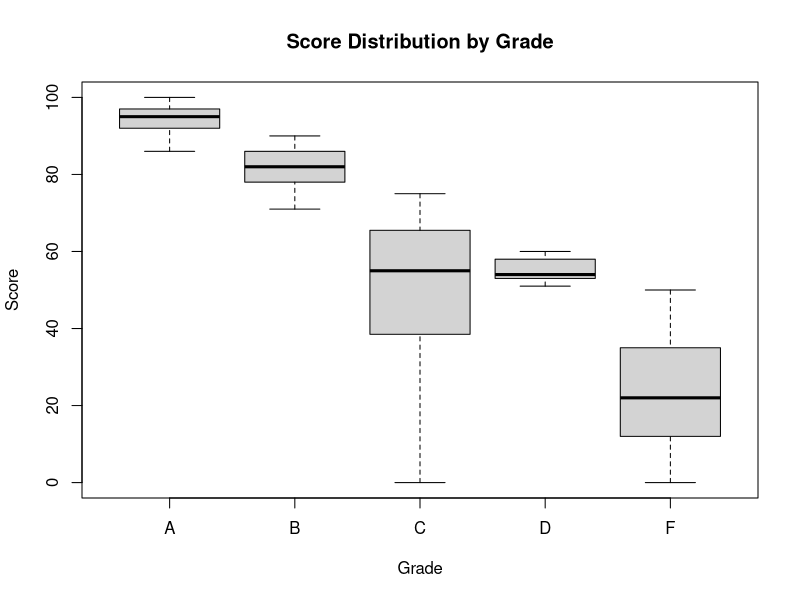

Write the R code that produced this figure. (Note: this script raises an error after producing the figure.)
getwd()
setwd("/Users/hetpatel/Data101Fall2024/Data101Fall2024/Assignments/Prediction_Challenge_1")
train <- read.csv("MoodyTrain2024.csv")
test <- read.csv("MoodyTestStudents24.csv")
submission <- read.csv("submission2024.csv")

#structure of data
str(train)
summary(train)
colnames(train)

#boxplots to visualize distribution of Score across Grade and identify overlap areas
boxplot(Score ~ Grade, data = train, main = "Score Distribution by Grade", xlab = "Grade", ylab = "Score")


table(train$Major, train$Grade)
table(train[train$Score > 80, ]$Grade)

#score-based decision model
#decision <- rep('F', nrow(train))
#decision[train$Score > 50] <- 'D'
#decision[train$Score > 60] <- 'C'
#decision[train$Score > 75] <- 'B'
#decision[train$Score > 90] <- 'A'

#refine decision rules
subset_data <- subset(train, Score > 75 & Score <= 90)
table(subset_data$Grade, subset_data$Major)

#accuracy <- mean(decision == train$Grade)
#print(paste("Accuracy of basic model:", accuracy))

test_decision <- rep('F', nrow(test))
test_decision[test$Score > 50] <- 'D'
test_decision[test$Score > 60] <- 'C'
test_decision[test$Score > 75] <- 'B'
test_decision[test$Score > 90] <- 'A'

#Adjust using refined rules
#test_decision[test$Score > 75 & test$Score <= 90 & test$Major == 'Math'] <- 'B'
#test_decision[test$Score > 75 & test$Score <= 90 & test$Major == 'CS' & test$Attendance > 0.9] <- 'A'

#submission$Grade <- test_decision
#write.csv(submission, "submission2024.csv", row.names = FALSE)

#find classes where predictions do not match grades
#misclassified <- train[decision != train$Grade, ]
#table(misclassified$Score, misclassified$Grade)

#grades below 60
table(train[train$Score < 60, ]$Attendance, train[train$Score < 60, ]$Grade)
table(train[train$Score < 60, ]$Questions, train[train$Score < 60, ]$Grade)

subset_high <- subset(train, Score > 85)
table(subset_high$Grade, subset_high$Major)

misclassified <- train[decision != train$Grade, ]
table(misclassified$Score, misclassified$Grade)
table(misclassified$Attendance, misclassified$Grade)
table(misclassified$Questions, misclassified$Grade)
table(misclassified$Major, misclassified$Grade)

subset_low <- subset(train, Score <= 60 & decision != train$Grade)
subset_mid <- subset(train, Score > 60 & Score <= 90 & decision != train$Grade)
subset_high <- subset(train, Score > 90 & decision != train$Grade)

summary(subset_low)
summary(subset_mid)
summary(subset_high)

table(misclassified$Major, misclassified$Grade)

summary(misclassified$Attendance)
summary(misclassified$Questions)


# Initialize all predictions to 'F'
decision <- rep('F', nrow(train))

# Score <= 75.50
decision[train$Score <= 75.50 & train$Score <= 42.50 & train$Attendance <= 0.66 & train$Questions <= 5.50] <- 'F'
decision[train$Score <= 75.50 & train$Score <= 42.50 & train$Attendance <= 0.66 & train$Questions > 5.50 & train$Attendance <= 0.33] <- 'F'
decision[train$Score <= 75.50 & train$Score <= 42.50 & train$Attendance <= 0.66 & train$Questions > 5.50 & train$Attendance > 0.33 & train$Score <= 25.50] <- 'F'
decision[train$Score <= 75.50 & train$Score <= 42.50 & train$Attendance <= 0.66 & train$Questions > 5.50 & train$Attendance > 0.33 & train$Score > 25.50] <- 'C'

decision[train$Score <= 75.50 & train$Score <= 42.50 & train$Attendance > 0.66 & train$Questions <= 4.50 & train$Score <= 29.50] <- 'F'
decision[train$Score <= 75.50 & train$Score <= 42.50 & train$Attendance > 0.66 & train$Questions <= 4.50 & train$Score > 29.50 & train$Questions <= 2.50] <- 'F'
decision[train$Score <= 75.50 & train$Score <= 42.50 & train$Attendance > 0.66 & train$Questions <= 4.50 & train$Score > 29.50 & train$Questions > 2.50] <- 'C'

decision[train$Score <= 75.50 & train$Score <= 42.50 & train$Attendance > 0.66 & train$Questions > 4.50 & train$Questions <= 5.50 & train$Score <= 16.00] <- 'F'
decision[train$Score <= 75.50 & train$Score <= 42.50 & train$Attendance > 0.66 & train$Questions > 4.50 & train$Questions <= 5.50 & train$Score > 16.00] <- 'C'
decision[train$Score <= 75.50 & train$Score <= 42.50 & train$Attendance > 0.66 & train$Questions > 4.50 & train$Questions > 5.50 & train$Score <= 7.00] <- 'C'
decision[train$Score <= 75.50 & train$Score <= 42.50 & train$Attendance > 0.66 & train$Questions > 4.50 & train$Questions > 5.50 & train$Score > 7.00] <- 'C'

decision[train$Score <= 75.50 & train$Score > 42.50 & train$Score <= 50.50 & train$Questions <= 2.50] <- 'F'
decision[train$Score <= 75.50 & train$Score > 42.50 & train$Score <= 50.50 & train$Questions > 2.50 & train$Attendance <= 0.25 & train$Row <= 8.50] <- 'F'
decision[train$Score <= 75.50 & train$Score > 42.50 & train$Score <= 50.50 & train$Questions > 2.50 & train$Attendance <= 0.25 & train$Row > 8.50] <- 'C'
decision[train$Score <= 75.50 & train$Score > 42.50 & train$Score <= 50.50 & train$Questions > 2.50 & train$Attendance > 0.25] <- 'C'

decision[train$Score <= 75.50 & train$Score > 50.50 & train$Score <= 70.50 & train$Score <= 60.50 & train$Questions <= 1.50] <- 'D'
decision[train$Score <= 75.50 & train$Score > 50.50 & train$Score <= 70.50 & train$Score <= 60.50 & train$Questions > 1.50] <- 'C'
decision[train$Score <= 75.50 & train$Score > 50.50 & train$Score <= 70.50 & train$Score > 60.50] <- 'C'

decision[train$Score <= 75.50 & train$Score > 70.50 & train$Major <= 1.50 & train$Major <= 0.50] <- 'C'
decision[train$Score <= 75.50 & train$Score > 70.50 & train$Major <= 1.50 & train$Major > 0.50] <- 'B'
decision[train$Score <= 75.50 & train$Score > 70.50 & train$Major > 1.50] <- 'C'

# Score > 75.50
decision[train$Score > 75.50 & train$Score <= 90.50 & train$Row <= 3.50 & train$Score <= 85.50] <- 'B'
decision[train$Score > 75.50 & train$Score <= 90.50 & train$Row <= 3.50 & train$Score > 85.50 & train$Score <= 89.50] <- 'A'
decision[train$Score > 75.50 & train$Score <= 90.50 & train$Row <= 3.50 & train$Score > 85.50 & train$Score > 89.50] <- 'B'

decision[train$Score > 75.50 & train$Score <= 90.50 & train$Row > 3.50 & train$Row <= 4.50 & train$Score <= 86.00] <- 'B'
decision[train$Score > 75.50 & train$Score <= 90.50 & train$Row > 3.50 & train$Row <= 4.50 & train$Score > 86.00] <- 'A'
decision[train$Score > 75.50 & train$Score <= 90.50 & train$Row > 4.50] <- 'B'

decision[train$Score > 90.50] <- 'A'

# Calculate accuracy
accuracy <- mean(decision == train$Grade)
print(paste("Updated accuracy:", accuracy))


misclassified <- train[decision != train$Grade, ]
table(misclassified$Score, misclassified$Grade)
#91% accuracy

test_decision <- rep('F', nrow(test))

test_decision[test$Score <= 42 & test$Attendance <= 0.6 & test$Questions <= 5.5] <- 'F'
test_decision[test$Score <= 42 & test$Attendance <= 0.6 & test$Questions > 5.5] <- 'F'
test_decision[test$Score <= 42 & test$Attendance > 0.6 & test$Questions <= 4.5] <- 'F'
test_decision[test$Score <= 42 & test$Attendance > 0.6 & test$Questions > 4.5] <- 'C'
test_decision[test$Score > 42.5 & test$Score <= 50.5 & test$Questions <= 2.5] <- 'F'
test_decision[test$Score > 42.5 & test$Score <= 50.5 & test$Questions > 2.5] <- 'C'
test_decision[test$Score > 50.5 & test$Score <= 70.5] <- 'C'
test_decision[test$Score > 70.5 & test$Score <= 75.5] <- 'C'
test_decision[test$Score > 75.5 & test$Score <= 90.5 & test$Row <= 3.5 & test$Score <= 85.5] <- 'B'
test_decision[test$Score > 75.5 & test$Score <= 90.5 & test$Row <= 3.5 & test$Score > 85.5] <- 'A'
test_decision[test$Score > 75.5 & test$Score <= 90.5 & test$Row > 3.5 & test$Row <= 4.5] <- 'B'
test_decision[test$Score > 75.5 & test$Score <= 90.5 & test$Row > 4.5] <- 'B'
test_decision[test$Score > 90.5] <- 'A'

submission$Grade <- test_decision
write.csv(submission, "submission2024.csv", row.names = FALSE)
